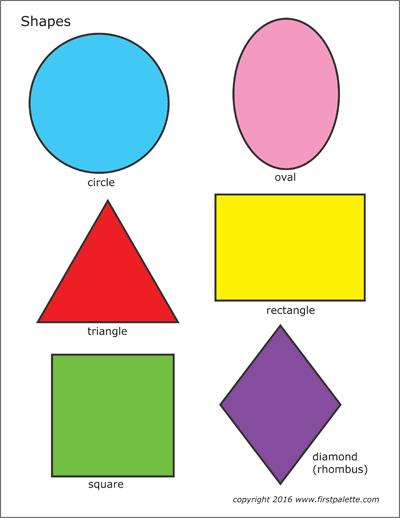
#> input picture OpenCV/shape.jpg, 400 x 518 px, given in place of the camera
$ python ass3.2.py
#> lines starting #> are read from the running program, lines starting #| are printed output that depends on the picture; after the words box and inside, x2 and y2 are one past the last pixel; in counts of white or black regions, pixels touching at a corner belong together
import cv2
import numpy as np

rec = cv2.VideoCapture(0)

while True:
	ret,frame = rec.read()
#> frame is the input picture: shape (518, 400, 3); mean B, G, R 198, 215, 217

	gray = cv2.cvtColor(frame, cv2.COLOR_BGR2GRAY)
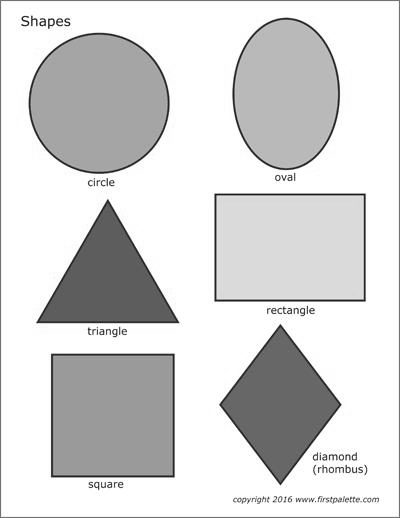
#> gray: shape (518, 400); min 12, max 255, mean 213.7

	blur = cv2.GaussianBlur(gray,(3,3),0)

	laplace = cv2.Laplacian(blur,-1,ksize=5)
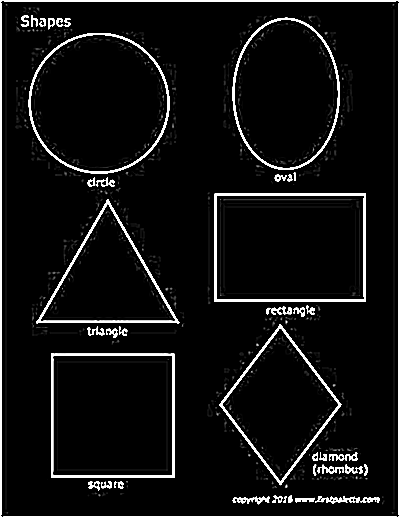
#> laplace: shape (518, 400); min 0, max 255, mean 18

	img_bit = cv2.bitwise_not(laplace)
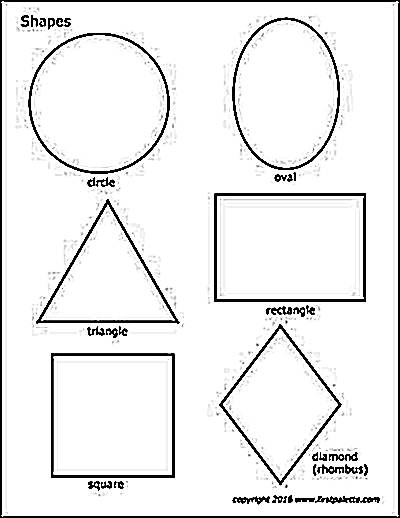
#> img_bit: shape (518, 400); min 0, max 255, mean 237

	ret,sketch = cv2.threshold(img_bit,127,255,cv2.THRESH_BINARY)
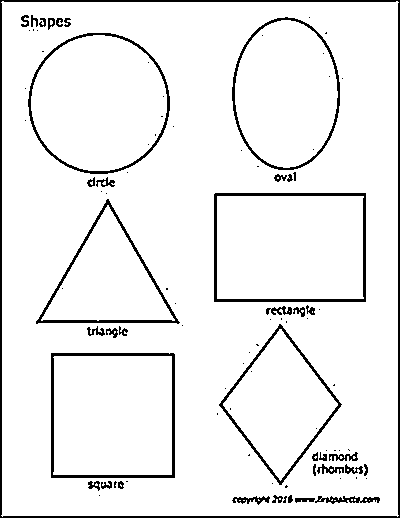
#> sketch: shape (518, 400); 93.5% white; 95 black regions (57 under 20 px), largest, box (x1, y1, x2, y2) and area: (0, 0, 400, 518) 3646, (214, 193, 366, 302) 1525, (51, 353, 175, 478) 1452
	#sketch = cv2.Canny(img_bit,100,200)

	cv2.imshow("original",frame)
	cv2.imshow("sketch",sketch)

	if cv2.waitKey(1) == ord("q"):
#> (key q is pressed here)
		break

rec.release()
cv2.destroyAllWindows()
